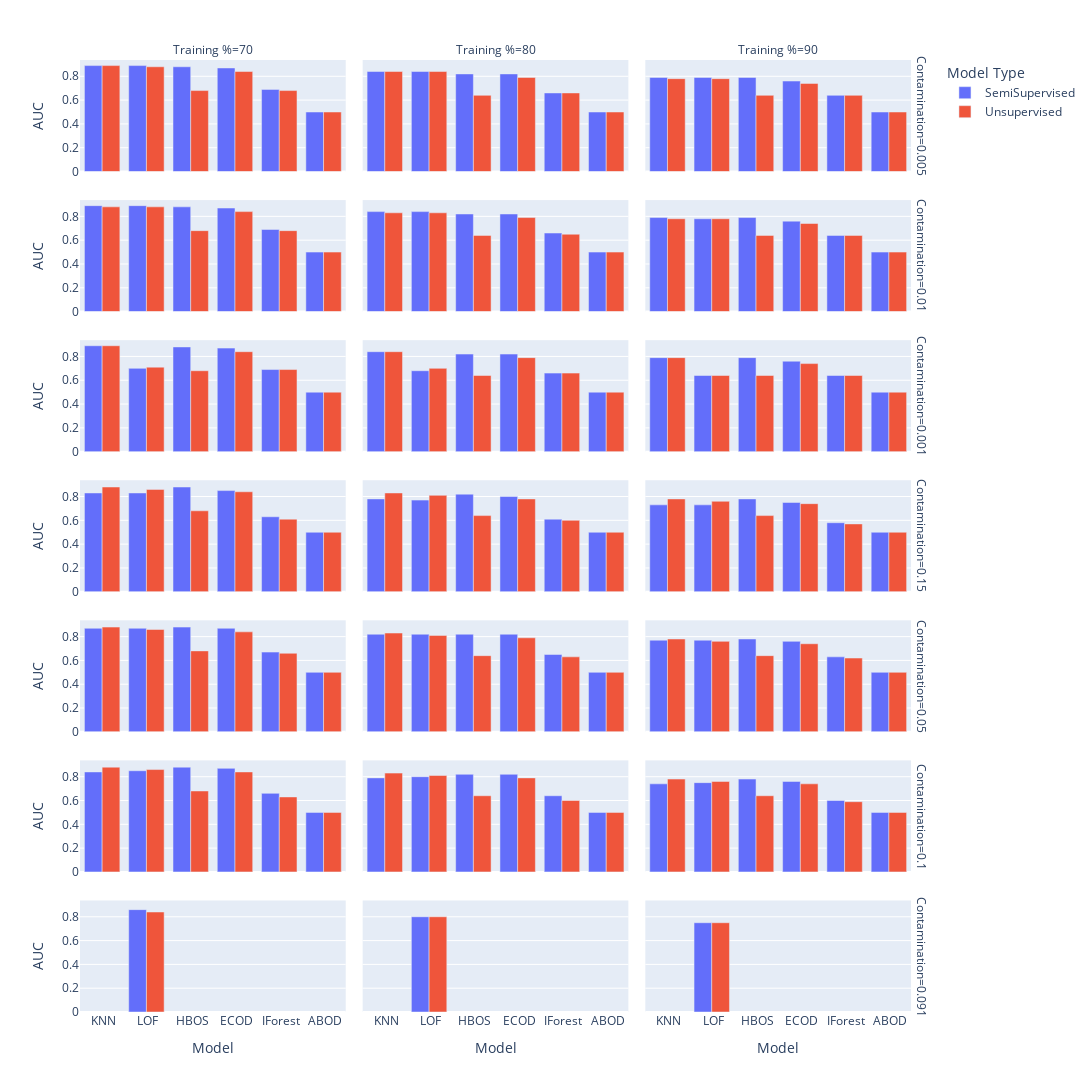

The notebook cell this image was saved under:
### Code cell
import plotly.express as px
df = results_total.copy()
df = df.reset_index(drop=True)
df = df[df['Variable'] == 'AC_Power_B (KW) ']
df = df.loc[df.groupby(['Variable','Model', 'Model Type','Training %','Contamination']).AUC.idxmax().values,:].sort_values(by='AUC', ascending = False)
fig = px.bar(df, x="Model", y="AUC", color="Model Type", barmode="group",facet_row="Contamination", facet_col="Training %",width=2000, height=2000)
fig.show()

### Figure 1 — Plotly figure (JSON) as saved in the notebook; plotly's stock layout.template omitted (floating-point values rounded to 4 significant figures)
{"data": [{"alignmentgroup": "True", "hovertemplate": "Model Type=SemiSupervised<br>Contamination=0.005<br>Training %=70<br>Model=%{x}<br>AUC=%{y}<extra></extra>", "legendgroup": "SemiSupervised", "marker": {"color": "#636efa", "pattern": {"shape": ""}}, "name": "SemiSupervised", "offsetgroup": "SemiSupervised", "orientation": "v", "showlegend": true, "textposition": "auto", "type": "bar", "x": [" KNN", " LOF", " HBOS", " ECOD", " IForest", " ABOD"], "xaxis": "x19", "y": [0.89, 0.89, 0.88, 0.87, 0.69, 0.5], "yaxis": "y19"}, {"alignmentgroup": "True", "hovertemplate": "Model Type=SemiSupervised<br>Contamination=0.005<br>Training %=80<br>Model=%{x}<br>AUC=%{y}<extra></extra>", "legendgroup": "SemiSupervised", "marker": {"color": "#636efa", "pattern": {"shape": ""}}, "name": "SemiSupervised", "offsetgroup": "SemiSupervised", "orientation": "v", "showlegend": false, "textposition": "auto", "type": "bar", "x": [" KNN", " LOF", " HBOS", " ECOD", " IForest", " ABOD"], "xaxis": "x20", "y": [0.84, 0.84, 0.82, 0.82, 0.66, 0.5], "yaxis": "y20"}, {"alignmentgroup": "True", "hovertemplate": "Model Type=SemiSupervised<br>Contamination=0.005<br>Training %=90<br>Model=%{x}<br>AUC=%{y}<extra></extra>", "legendgroup": "SemiSupervised", "marker": {"color": "#636efa", "pattern": {"shape": ""}}, "name": "SemiSupervised", "offsetgroup": "SemiSupervised", "orientation": "v", "showlegend": false, "textposition": "auto", "type": "bar", "x": [" KNN", " LOF", " HBOS", " ECOD", " IForest", " ABOD"], "xaxis": "x21", "y": [0.79, 0.79, 0.79, 0.76, 0.64, 0.5], "yaxis": "y21"}, {"alignmentgroup": "True", "hovertemplate": "Model Type=SemiSupervised<br>Contamination=0.01<br>Training %=70<br>Model=%{x}<br>AUC=%{y}<extra></extra>", "legendgroup": "SemiSupervised", "marker": {"color": "#636efa", "pattern": {"shape": ""}}, "name": "SemiSupervised", "offsetgroup": "SemiSupervised", "orientation": "v", "showlegend": false, "textposition": "auto", "type": "bar", "x": [" KNN", " LOF", " HBOS", " ECOD", " IForest", " ABOD"], "xaxis": "x16", "y": [0.89, 0.89, 0.88, 0.87, 0.69, 0.5], "yaxis": "y16"}, {"alignmentgroup": "True", "hovertemplate": "Model Type=SemiSupervised<br>Contamination=0.01<br>Training %=80<br>Model=%{x}<br>AUC=%{y}<extra></extra>", "legendgroup": "SemiSupervised", "marker": {"color": "#636efa", "pattern": {"shape": ""}}, "name": "SemiSupervised", "offsetgroup": "SemiSupervised", "orientation": "v", "showlegend": false, "textposition": "auto", "type": "bar", "x": [" KNN", " LOF", " HBOS", " ECOD", " IForest", " ABOD"], "xaxis": "x17", "y": [0.84, 0.84, 0.82, 0.82, 0.66, 0.5], "yaxis": "y17"}, {"alignmentgroup": "True", "hovertemplate": "Model Type=SemiSupervised<br>Contamination=0.01<br>Training %=90<br>Model=%{x}<br>AUC=%{y}<extra></extra>", "legendgroup": "SemiSupervised", "marker": {"color": "#636efa", "pattern": {"shape": ""}}, "name": "SemiSupervised", "offsetgroup": "SemiSupervised", "orientation": "v", "showlegend": false, "textposition": "auto", "type": "bar", "x": [" HBOS", " KNN", " LOF", " ECOD", " IForest", " ABOD"], "xaxis": "x18", "y": [0.79, 0.79, 0.78, 0.76, 0.64, 0.5], "yaxis": "y18"}, {"alignmentgroup": "True", "hovertemplate": "Model Type=SemiSupervised<br>Contamination=0.001<br>Training %=70<br>Model=%{x}<br>AUC=%{y}<extra></extra>", "legendgroup": "SemiSupervised", "marker": {"color": "#636efa", "pattern": {"shape": ""}}, "name": "SemiSupervised", "offsetgroup": "SemiSupervised", "orientation": "v", "showlegend": false, "textposition": "auto", "type": "bar", "x": [" KNN", " HBOS", " ECOD", " LOF", " IForest", " ABOD"], "xaxis": "x13", "y": [0.89, 0.88, 0.87, 0.7, 0.69, 0.5], "yaxis": "y13"}, {"alignmentgroup": "True", "hovertemplate": "Model Type=SemiSupervised<br>Contamination=0.001<br>Training %=80<br>Model=%{x}<br>AUC=%{y}<extra></extra>", "legendgroup": "SemiSupervised", "marker": {"color": "#636efa", "pattern": {"shape": ""}}, "name": "SemiSupervised", "offsetgroup": "SemiSupervised", "orientation": "v", "showlegend": false, "textposition": "auto", "type": "bar", "x": [" KNN", " HBOS", " ECOD", " LOF", " IForest", " ABOD"], "xaxis": "x14", "y": [0.84, 0.82, 0.82, 0.68, 0.66, 0.5], "yaxis": "y14"}, {"alignmentgroup": "True", "hovertemplate": "Model Type=SemiSupervised<br>Contamination=0.001<br>Training %=90<br>Model=%{x}<br>AUC=%{y}<extra></extra>", "legendgroup": "SemiSupervised", "marker": {"color": "#636efa", "pattern": {"shape": ""}}, "name": "SemiSupervised", "offsetgroup": "SemiSupervised", "orientation": "v", "showlegend": false, "textposition": "auto", "type": "bar", "x": [" HBOS", " KNN", " ECOD", " LOF", " IForest", " ABOD"], "xaxis": "x15", "y": [0.79, 0.79, 0.76, 0.64, 0.64, 0.5], "yaxis": "y15"}, {"alignmentgroup": "True", "hovertemplate": "Model Type=SemiSupervised<br>Contamination=0.15<br>Training %=70<br>Model=%{x}<br>AUC=%{y}<extra></extra>", "legendgroup": "SemiSupervised", "marker": {"color": "#636efa", "pattern": {"shape": ""}}, "name": "SemiSupervised", "offsetgroup": "SemiSupervised", "orientation": "v", "showlegend": false, "textposition": "auto", "type": "bar", "x": [" HBOS", " ECOD", " KNN", " LOF", " IForest", " ABOD"], "xaxis": "x10", "y": [0.88, 0.85, 0.83, 0.83, 0.63, 0.5], "yaxis": "y10"}, {"alignmentgroup": "True", "hovertemplate": "Model Type=SemiSupervised<br>Contamination=0.15<br>Training %=80<br>Model=%{x}<br>AUC=%{y}<extra></extra>", "legendgroup": "SemiSupervised", "marker": {"color": "#636efa", "pattern": {"shape": ""}}, "name": "SemiSupervised", "offsetgroup": "SemiSupervised", "orientation": "v", "showlegend": false, "textposition": "auto", "type": "bar", "x": [" HBOS", " ECOD", " KNN", " LOF", " IForest", " ABOD"], "xaxis": "x11", "y": [0.82, 0.8, 0.78, 0.77, 0.61, 0.5], "yaxis": "y11"}, {"alignmentgroup": "True", "hovertemplate": "Model Type=SemiSupervised<br>Contamination=0.15<br>Training %=90<br>Model=%{x}<br>AUC=%{y}<extra></extra>", "legendgroup": "SemiSupervised", "marker": {"color": "#636efa", "pattern": {"shape": ""}}, "name": "SemiSupervised", "offsetgroup": "SemiSupervised", "orientation": "v", "showlegend": false, "textposition": "auto", "type": "bar", "x": [" HBOS", " ECOD", " KNN", " LOF", " IForest", " ABOD"], "xaxis": "x12", "y": [0.78, 0.75, 0.73, 0.73, 0.58, 0.5], "yaxis": "y12"}, {"alignmentgroup": "True", "hovertemplate": "Model Type=SemiSupervised<br>Contamination=0.05<br>Training %=70<br>Model=%{x}<br>AUC=%{y}<extra></extra>", "legendgroup": "SemiSupervised", "marker": {"color": "#636efa", "pattern": {"shape": ""}}, "name": "SemiSupervised", "offsetgroup": "SemiSupervised", "orientation": "v", "showlegend": false, "textposition": "auto", "type": "bar", "x": [" HBOS", " KNN", " LOF", " ECOD", " IForest", " ABOD"], "xaxis": "x7", "y": [0.88, 0.87, 0.87, 0.87, 0.67, 0.5], "yaxis": "y7"}, {"alignmentgroup": "True", "hovertemplate": "Model Type=SemiSupervised<br>Contamination=0.05<br>Training %=80<br>Model=%{x}<br>AUC=%{y}<extra></extra>", "legendgroup": "SemiSupervised", "marker": {"color": "#636efa", "pattern": {"shape": ""}}, "name": "SemiSupervised", "offsetgroup": "SemiSupervised", "orientation": "v", "showlegend": false, "textposition": "auto", "type": "bar", "x": [" LOF", " ECOD", " KNN", " HBOS", " IForest", " ABOD"], "xaxis": "x8", "y": [0.82, 0.82, 0.82, 0.82, 0.65, 0.5], "yaxis": "y8"}, {"alignmentgroup": "True", "hovertemplate": "Model Type=SemiSupervised<br>Contamination=0.05<br>Training %=90<br>Model=%{x}<br>AUC=%{y}<extra></extra>", "legendgroup": "SemiSupervised", "marker": {"color": "#636efa", "pattern": {"shape": ""}}, "name": "SemiSupervised", "offsetgroup": "SemiSupervised", "orientation": "v", "showlegend": false, "textposition": "auto", "type": "bar", "x": [" HBOS", " LOF", " KNN", " ECOD", " IForest", " ABOD"], "xaxis": "x9", "y": [0.78, 0.77, 0.77, 0.76, 0.63, 0.5], "yaxis": "y9"}, {"alignmentgroup": "True", "hovertemplate": "Model Type=SemiSupervised<br>Contamination=0.1<br>Training %=70<br>Model=%{x}<br>AUC=%{y}<extra></extra>", "legendgroup": "SemiSupervised", "marker": {"color": "#636efa", "pattern": {"shape": ""}}, "name": "SemiSupervised", "offsetgroup": "SemiSupervised", "orientation": "v", "showlegend": false, "textposition": "auto", "type": "bar", "x": [" HBOS", " ECOD", " LOF", " KNN", " IForest", " ABOD"], "xaxis": "x4", "y": [0.88, 0.87, 0.85, 0.84, 0.66, 0.5], "yaxis": "y4"}, {"alignmentgroup": "True", "hovertemplate": "Model Type=SemiSupervised<br>Contamination=0.1<br>Training %=80<br>Model=%{x}<br>AUC=%{y}<extra></extra>", "legendgroup": "SemiSupervised", "marker": {"color": "#636efa", "pattern": {"shape": ""}}, "name": "SemiSupervised", "offsetgroup": "SemiSupervised", "orientation": "v", "showlegend": false, "textposition": "auto", "type": "bar", "x": [" HBOS", " ECOD", " LOF", " KNN", " IForest", " ABOD"], "xaxis": "x5", "y": [0.82, 0.82, 0.8, 0.79, 0.64, 0.5], "yaxis": "y5"}, {"alignmentgroup": "True", "hovertemplate": "Model Type=SemiSupervised<br>Contamination=0.1<br>Training %=90<br>Model=%{x}<br>AUC=%{y}<extra></extra>", "legendgroup": "SemiSupervised", "marker": {"color": "#636efa", "pattern": {"shape": ""}}, "name": "SemiSupervised", "offsetgroup": "SemiSupervised", "orientation": "v", "showlegend": false, "textposition": "auto", "type": "bar", "x": [" HBOS", " ECOD", " LOF", " KNN", " IForest", " ABOD"], "xaxis": "x6", "y": [0.78, 0.76, 0.75, 0.74, 0.6, 0.5], "yaxis": "y6"}, {"alignmentgroup": "True", "hovertemplate": "Model Type=SemiSupervised<br>Contamination=0.091<br>Training %=70<br>Model=%{x}<br>AUC=%{y}<extra></extra>", "legendgroup": "SemiSupervised", "marker": {"color": "#636efa", "pattern": {"shape": ""}}, "name": "SemiSupervised", "offsetgroup": "SemiSupervised", "orientation": "v", "showlegend": false, "textposition": "auto", "type": "bar", "x": [" LOF"], "xaxis": "x", "y": [0.86], "yaxis": "y"}, {"alignmentgroup": "True", "hovertemplate": "Model Type=SemiSupervised<br>Contamination=0.091<br>Training %=80<br>Model=%{x}<br>AUC=%{y}<extra></extra>", "legendgroup": "SemiSupervised", "marker": {"color": "#636efa", "pattern": {"shape": ""}}, "name": "SemiSupervised", "offsetgroup": "SemiSupervised", "orientation": "v", "showlegend": false, "textposition": "auto", "type": "bar", "x": [" LOF"], "xaxis": "x2", "y": [0.8], "yaxis": "y2"}, {"alignmentgroup": "True", "hovertemplate": "Model Type=SemiSupervised<br>Contamination=0.091<br>Training %=90<br>Model=%{x}<br>AUC=%{y}<extra></extra>", "legendgroup": "SemiSupervised", "marker": {"color": "#636efa", "pattern": {"shape": ""}}, "name": "SemiSupervised", "offsetgroup": "SemiSupervised", "orientation": "v", "showlegend": false, "textposition": "auto", "type": "bar", "x": [" LOF"], "xaxis": "x3", "y": [0.75], "yaxis": "y3"}, {"alignmentgroup": "True", "hovertemplate": "Model Type=Unsupervised<br>Contamination=0.005<br>Training %=70<br>Model=%{x}<br>AUC=%{y}<extra></extra>", "legendgroup": "Unsupervised", "marker": {"color": "#EF553B", "pattern": {"shape": ""}}, "name": "Unsupervised", "offsetgroup": "Unsupervised", "orientation": "v", "showlegend": true, "textposition": "auto", "type": "bar", "x": [" KNN", " LOF", " ECOD", " HBOS", " IForest", " ABOD"], "xaxis": "x19", "y": [0.89, 0.88, 0.84, 0.68, 0.68, 0.5], "yaxis": "y19"}, {"alignmentgroup": "True", "hovertemplate": "Model Type=Unsupervised<br>Contamination=0.005<br>Training %=80<br>Model=%{x}<br>AUC=%{y}<extra></extra>", "legendgroup": "Unsupervised", "marker": {"color": "#EF553B", "pattern": {"shape": ""}}, "name": "Unsupervised", "offsetgroup": "Unsupervised", "orientation": "v", "showlegend": false, "textposition": "auto", "type": "bar", "x": [" KNN", " LOF", " ECOD", " IForest", " HBOS", " ABOD"], "xaxis": "x20", "y": [0.84, 0.84, 0.79, 0.66, 0.64, 0.5], "yaxis": "y20"}, {"alignmentgroup": "True", "hovertemplate": "Model Type=Unsupervised<br>Contamination=0.005<br>Training %=90<br>Model=%{x}<br>AUC=%{y}<extra></extra>", "legendgroup": "Unsupervised", "marker": {"color": "#EF553B", "pattern": {"shape": ""}}, "name": "Unsupervised", "offsetgroup": "Unsupervised", "orientation": "v", "showlegend": false, "textposition": "auto", "type": "bar", "x": [" KNN", " LOF", " ECOD", " HBOS", " IForest", " ABOD"], "xaxis": "x21", "y": [0.78, 0.78, 0.74, 0.64, 0.64, 0.5], "yaxis": "y21"}, {"alignmentgroup": "True", "hovertemplate": "Model Type=Unsupervised<br>Contamination=0.01<br>Training %=70<br>Model=%{x}<br>AUC=%{y}<extra></extra>", "legendgroup": "Unsupervised", "marker": {"color": "#EF553B", "pattern": {"shape": ""}}, "name": "Unsupervised", "offsetgroup": "Unsupervised", "orientation": "v", "showlegend": false, "textposition": "auto", "type": "bar", "x": [" KNN", " LOF", " ECOD", " IForest", " HBOS", " ABOD"], "xaxis": "x16", "y": [0.88, 0.88, 0.84, 0.68, 0.68, 0.5], "yaxis": "y16"}, {"alignmentgroup": "True", "hovertemplate": "Model Type=Unsupervised<br>Contamination=0.01<br>Training %=80<br>Model=%{x}<br>AUC=%{y}<extra></extra>", "legendgroup": "Unsupervised", "marker": {"color": "#EF553B", "pattern": {"shape": ""}}, "name": "Unsupervised", "offsetgroup": "Unsupervised", "orientation": "v", "showlegend": false, "textposition": "auto", "type": "bar", "x": [" LOF", " KNN", " ECOD", " IForest", " HBOS", " ABOD"], "xaxis": "x17", "y": [0.83, 0.83, 0.79, 0.65, 0.64, 0.5], "yaxis": "y17"}, {"alignmentgroup": "True", "hovertemplate": "Model Type=Unsupervised<br>Contamination=0.01<br>Training %=90<br>Model=%{x}<br>AUC=%{y}<extra></extra>", "legendgroup": "Unsupervised", "marker": {"color": "#EF553B", "pattern": {"shape": ""}}, "name": "Unsupervised", "offsetgroup": "Unsupervised", "orientation": "v", "showlegend": false, "textposition": "auto", "type": "bar", "x": [" KNN", " LOF", " ECOD", " HBOS", " IForest", " ABOD"], "xaxis": "x18", "y": [0.78, 0.78, 0.74, 0.64, 0.64, 0.5], "yaxis": "y18"}, {"alignmentgroup": "True", "hovertemplate": "Model Type=Unsupervised<br>Contamination=0.001<br>Training %=70<br>Model=%{x}<br>AUC=%{y}<extra></extra>", "legendgroup": "Unsupervised", "marker": {"color": "#EF553B", "pattern": {"shape": ""}}, "name": "Unsupervised", "offsetgroup": "Unsupervised", "orientation": "v", "showlegend": false, "textposition": "auto", "type": "bar", "x": [" KNN", " ECOD", " LOF", " IForest", " HBOS", " ABOD"], "xaxis": "x13", "y": [0.89, 0.84, 0.71, 0.69, 0.68, 0.5], "yaxis": "y13"}, {"alignmentgroup": "True", "hovertemplate": "Model Type=Unsupervised<br>Contamination=0.001<br>Training %=80<br>Model=%{x}<br>AUC=%{y}<extra></extra>", "legendgroup": "Unsupervised", "marker": {"color": "#EF553B", "pattern": {"shape": ""}}, "name": "Unsupervised", "offsetgroup": "Unsupervised", "orientation": "v", "showlegend": false, "textposition": "auto", "type": "bar", "x": [" KNN", " ECOD", " LOF", " IForest", " HBOS", " ABOD"], "xaxis": "x14", "y": [0.84, 0.79, 0.7, 0.66, 0.64, 0.5], "yaxis": "y14"}, {"alignmentgroup": "True", "hovertemplate": "Model Type=Unsupervised<br>Contamination=0.001<br>Training %=90<br>Model=%{x}<br>AUC=%{y}<extra></extra>", "legendgroup": "Unsupervised", "marker": {"color": "#EF553B", "pattern": {"shape": ""}}, "name": "Unsupervised", "offsetgroup": "Unsupervised", "orientation": "v", "showlegend": false, "textposition": "auto", "type": "bar", "x": [" KNN", " ECOD", " HBOS", " LOF", " IForest", " ABOD"], "xaxis": "x15", "y": [0.79, 0.74, 0.64, 0.64, 0.64, 0.5], "yaxis": "y15"}, {"alignmentgroup": "True", "hovertemplate": "Model Type=Unsupervised<br>Contamination=0.15<br>Training %=70<br>Model=%{x}<br>AUC=%{y}<extra></extra>", "legendgroup": "Unsupervised", "marker": {"color": "#EF553B", "pattern": {"shape": ""}}, "name": "Unsupervised", "offsetgroup": "Unsupervised", "orientation": "v", "showlegend": false, "textposition": "auto", "type": "bar", "x": [" KNN", " LOF", " ECOD", " HBOS", " IForest", " ABOD"], "xaxis": "x10", "y": [0.88, 0.86, 0.84, 0.68, 0.61, 0.5], "yaxis": "y10"}, {"alignmentgroup": "True", "hovertemplate": "Model Type=Unsupervised<br>Contamination=0.15<br>Training %=80<br>Model=%{x}<br>AUC=%{y}<extra></extra>", "legendgroup": "Unsupervised", "marker": {"color": "#EF553B", "pattern": {"shape": ""}}, "name": "Unsupervised", "offsetgroup": "Unsupervised", "orientation": "v", "showlegend": false, "textposition": "auto", "type": "bar", "x": [" KNN", " LOF", " ECOD", " HBOS", " IForest", " ABOD"], "xaxis": "x11", "y": [0.83, 0.81, 0.78, 0.64, 0.6, 0.5], "yaxis": "y11"}, {"alignmentgroup": "True", "hovertemplate": "Model Type=Unsupervised<br>Contamination=0.15<br>Training %=90<br>Model=%{x}<br>AUC=%{y}<extra></extra>", "legendgroup": "Unsupervised", "marker": {"color": "#EF553B", "pattern": {"shape": ""}}, "name": "Unsupervised", "offsetgroup": "Unsupervised", "orientation": "v", "showlegend": false, "textposition": "auto", "type": "bar", "x": [" KNN", " LOF", " ECOD", " HBOS", " IForest", " ABOD"], "xaxis": "x12", "y": [0.78, 0.76, 0.74, 0.64, 0.57, 0.5], "yaxis": "y12"}, {"alignmentgroup": "True", "hovertemplate": "Model Type=Unsupervised<br>Contamination=0.05<br>Training %=70<br>Model=%{x}<br>AUC=%{y}<extra></extra>", "legendgroup": "Unsupervised", "marker": {"color": "#EF553B", "pattern": {"shape": ""}}, "name": "Unsupervised", "offsetgroup": "Unsupervised", "orientation": "v", "showlegend": false, "textposition": "auto", "type": "bar", "x": [" KNN", " LOF", " ECOD", " HBOS", " IForest", " ABOD"], "xaxis": "x7", "y": [0.88, 0.86, 0.84, 0.68, 0.66, 0.5], "yaxis": "y7"}, {"alignmentgroup": "True", "hovertemplate": "Model Type=Unsupervised<br>Contamination=0.05<br>Training %=80<br>Model=%{x}<br>AUC=%{y}<extra></extra>", "legendgroup": "Unsupervised", "marker": {"color": "#EF553B", "pattern": {"shape": ""}}, "name": "Unsupervised", "offsetgroup": "Unsupervised", "orientation": "v", "showlegend": false, "textposition": "auto", "type": "bar", "x": [" KNN", " LOF", " ECOD", " HBOS", " IForest", " ABOD"], "xaxis": "x8", "y": [0.83, 0.81, 0.79, 0.64, 0.63, 0.5], "yaxis": "y8"}, {"alignmentgroup": "True", "hovertemplate": "Model Type=Unsupervised<br>Contamination=0.05<br>Training %=90<br>Model=%{x}<br>AUC=%{y}<extra></extra>", "legendgroup": "Unsupervised", "marker": {"color": "#EF553B", "pattern": {"shape": ""}}, "name": "Unsupervised", "offsetgroup": "Unsupervised", "orientation": "v", "showlegend": false, "textposition": "auto", "type": "bar", "x": [" KNN", " LOF", " ECOD", " HBOS", " IForest", " ABOD"], "xaxis": "x9", "y": [0.78, 0.76, 0.74, 0.64, 0.62, 0.5], "yaxis": "y9"}, {"alignmentgroup": "True", "hovertemplate": "Model Type=Unsupervised<br>Contamination=0.1<br>Training %=70<br>Model=%{x}<br>AUC=%{y}<extra></extra>", "legendgroup": "Unsupervised", "marker": {"color": "#EF553B", "pattern": {"shape": ""}}, "name": "Unsupervised", "offsetgroup": "Unsupervised", "orientation": "v", "showlegend": false, "textposition": "auto", "type": "bar", "x": [" KNN", " LOF", " ECOD", " HBOS", " IForest", " ABOD"], "xaxis": "x4", "y": [0.88, 0.86, 0.84, 0.68, 0.63, 0.5], "yaxis": "y4"}, {"alignmentgroup": "True", "hovertemplate": "Model Type=Unsupervised<br>Contamination=0.1<br>Training %=80<br>Model=%{x}<br>AUC=%{y}<extra></extra>", "legendgroup": "Unsupervised", "marker": {"color": "#EF553B", "pattern": {"shape": ""}}, "name": "Unsupervised", "offsetgroup": "Unsupervised", "orientation": "v", "showlegend": false, "textposition": "auto", "type": "bar", "x": [" KNN", " LOF", " ECOD", " HBOS", " IForest", " ABOD"], "xaxis": "x5", "y": [0.83, 0.81, 0.79, 0.64, 0.6, 0.5], "yaxis": "y5"}, {"alignmentgroup": "True", "hovertemplate": "Model Type=Unsupervised<br>Contamination=0.1<br>Training %=90<br>Model=%{x}<br>AUC=%{y}<extra></extra>", "legendgroup": "Unsupervised", "marker": {"color": "#EF553B", "pattern": {"shape": ""}}, "name": "Unsupervised", "offsetgroup": "Unsupervised", "orientation": "v", "showlegend": false, "textposition": "auto", "type": "bar", "x": [" KNN", " LOF", " ECOD", " HBOS", " IForest", " ABOD"], "xaxis": "x6", "y": [0.78, 0.76, 0.74, 0.64, 0.59, 0.5], "yaxis": "y6"}, {"alignmentgroup": "True", "hovertemplate": "Model Type=Unsupervised<br>Contamination=0.091<br>Training %=70<br>Model=%{x}<br>AUC=%{y}<extra></extra>", "legendgroup": "Unsupervised", "marker": {"color": "#EF553B", "pattern": {"shape": ""}}, "name": "Unsupervised", "offsetgroup": "Unsupervised", "orientation": "v", "showlegend": false, "textposition": "auto", "type": "bar", "x": [" LOF"], "xaxis": "x", "y": [0.84], "yaxis": "y"}, {"alignmentgroup": "True", "hovertemplate": "Model Type=Unsupervised<br>Contamination=0.091<br>Training %=80<br>Model=%{x}<br>AUC=%{y}<extra></extra>", "legendgroup": "Unsupervised", "marker": {"color": "#EF553B", "pattern": {"shape": ""}}, "name": "Unsupervised", "offsetgroup": "Unsupervised", "orientation": "v", "showlegend": false, "textposition": "auto", "type": "bar", "x": [" LOF"], "xaxis": "x2", "y": [0.8], "yaxis": "y2"}, {"alignmentgroup": "True", "hovertemplate": "Model Type=Unsupervised<br>Contamination=0.091<br>Training %=90<br>Model=%{x}<br>AUC=%{y}<extra></extra>", "legendgroup": "Unsupervised", "marker": {"color": "#EF553B", "pattern": {"shape": ""}}, "name": "Unsupervised", "offsetgroup": "Unsupervised", "orientation": "v", "showlegend": false, "textposition": "auto", "type": "bar", "x": [" LOF"], "xaxis": "x3", "y": [0.75], "yaxis": "y3"}], "layout": {"annotations": [{"font": {}, "showarrow": false, "text": "Training %=70", "x": 0.1567, "xanchor": "center", "xref": "paper", "y": 1.0, "yanchor": "bottom", "yref": "paper"}, {"font": {}, "showarrow": false, "text": "Training %=80", "x": 0.49, "xanchor": "center", "xref": "paper", "y": 1.0, "yanchor": "bottom", "yref": "paper"}, {"font": {}, "showarrow": false, "text": "Training %=90", "x": 0.8233, "xanchor": "center", "xref": "paper", "y": 1.0, "yanchor": "bottom", "yref": "paper"}, {"font": {}, "showarrow": false, "text": "Contamination=0.091", "textangle": 90, "x": 0.98, "xanchor": "left", "xref": "paper", "y": 0.05857, "yanchor": "middle", "yref": "paper"}, {"font": {}, "showarrow": false, "text": "Contamination=0.1", "textangle": 90, "x": 0.98, "xanchor": "left", "xref": "paper", "y": 0.2057, "yanchor": "middle", "yref": "paper"}, {"font": {}, "showarrow": false, "text": "Contamination=0.05", "textangle": 90, "x": 0.98, "xanchor": "left", "xref": "paper", "y": 0.3529, "yanchor": "middle", "yref": "paper"}, {"font": {}, "showarrow": false, "text": "Contamination=0.15", "textangle": 90, "x": 0.98, "xanchor": "left", "xref": "paper", "y": 0.5, "yanchor": "middle", "yref": "paper"}, {"font": {}, "showarrow": false, "text": "Contamination=0.001", "textangle": 90, "x": 0.98, "xanchor": "left", "xref": "paper", "y": 0.6471, "yanchor": "middle", "yref": "paper"}, {"font": {}, "showarrow": false, "text": "Contamination=0.01", "textangle": 90, "x": 0.98, "xanchor": "left", "xref": "paper", "y": 0.7943, "yanchor": "middle", "yref": "paper"}, {"font": {}, "showarrow": false, "text": "Contamination=0.005", "textangle": 90, "x": 0.98, "xanchor": "left", "xref": "paper", "y": 0.9414, "yanchor": "middle", "yref": "paper"}], "barmode": "group", "height": 2000, "legend": {"title": {"text": "Model Type"}, "tracegroupgap": 0}, "margin": {"t": 60}, "width": 2000, "xaxis": {"anchor": "y", "domain": [0, 0.3133], "title": {"text": "Model"}}, "xaxis10": {"anchor": "y10", "domain": [0, 0.3133], "matches": "x", "showticklabels": false}, "xaxis11": {"anchor": "y11", "domain": [0.3333, 0.6467], "matches": "x", "showticklabels": false}, "xaxis12": {"anchor": "y12", "domain": [0.6667, 0.98], "matches": "x", "showticklabels": false}, "xaxis13": {"anchor": "y13", "domain": [0, 0.3133], "matches": "x", "showticklabels": false}, "xaxis14": {"anchor": "y14", "domain": [0.3333, 0.6467], "matches": "x", "showticklabels": false}, "xaxis15": {"anchor": "y15", "domain": [0.6667, 0.98], "matches": "x", "showticklabels": false}, "xaxis16": {"anchor": "y16", "domain": [0, 0.3133], "matches": "x", "showticklabels": false}, "xaxis17": {"anchor": "y17", "domain": [0.3333, 0.6467], "matches": "x", "showticklabels": false}, "xaxis18": {"anchor": "y18", "domain": [0.6667, 0.98], "matches": "x", "showticklabels": false}, "xaxis19": {"anchor": "y19", "domain": [0, 0.3133], "matches": "x", "showticklabels": false}, "xaxis2": {"anchor": "y2", "domain": [0.3333, 0.6467], "matches": "x", "title": {"text": "Model"}}, "xaxis20": {"anchor": "y20", "domain": [0.3333, 0.6467], "matches": "x", "showticklabels": false}, "xaxis21": {"anchor": "y21", "domain": [0.6667, 0.98], "matches": "x", "showticklabels": false}, "xaxis3": {"anchor": "y3", "domain": [0.6667, 0.98], "matches": "x", "title": {"text": "Model"}}, "xaxis4": {"anchor": "y4", "domain": [0, 0.3133], "matches": "x", "showticklabels": false}, "xaxis5": {"anchor": "y5", "domain": [0.3333, 0.6467], "matches": "x", "showticklabels": false}, "xaxis6": {"anchor": "y6", "domain": [0.6667, 0.98], "matches": "x", "showticklabels": false}, "xaxis7": {"anchor": "y7", "domain": [0, 0.3133], "matches": "x", "showticklabels": false}, "xaxis8": {"anchor": "y8", "domain": [0.3333, 0.6467], "matches": "x", "showticklabels": false}, "xaxis9": {"anchor": "y9", "domain": [0.6667, 0.98], "matches": "x", "showticklabels": false}, "yaxis": {"anchor": "x", "domain": [0, 0.1171], "title": {"text": "AUC"}}, "yaxis10": {"anchor": "x10", "domain": [0.4414, 0.5586], "matches": "y", "title": {"text": "AUC"}}, "yaxis11": {"anchor": "x11", "domain": [0.4414, 0.5586], "matches": "y", "showticklabels": false}, "yaxis12": {"anchor": "x12", "domain": [0.4414, 0.5586], "matches": "y", "showticklabels": false}, "yaxis13": {"anchor": "x13", "domain": [0.5886, 0.7057], "matches": "y", "title": {"text": "AUC"}}, "yaxis14": {"anchor": "x14", "domain": [0.5886, 0.7057], "matches": "y", "showticklabels": false}, "yaxis15": {"anchor": "x15", "domain": [0.5886, 0.7057], "matches": "y", "showticklabels": false}, "yaxis16": {"anchor": "x16", "domain": [0.7357, 0.8529], "matches": "y", "title": {"text": "AUC"}}, "yaxis17": {"anchor": "x17", "domain": [0.7357, 0.8529], "matches": "y", "showticklabels": false}, "yaxis18": {"anchor": "x18", "domain": [0.7357, 0.8529], "matches": "y", "showticklabels": false}, "yaxis19": {"anchor": "x19", "domain": [0.8829, 1.0], "matches": "y", "title": {"text": "AUC"}}, "yaxis2": {"anchor": "x2", "domain": [0, 0.1171], "matches": "y", "showticklabels": false}, "yaxis20": {"anchor": "x20", "domain": [0.8829, 1.0], "matches": "y", "showticklabels": false}, "yaxis21": {"anchor": "x21", "domain": [0.8829, 1.0], "matches": "y", "showticklabels": false}, "yaxis3": {"anchor": "x3", "domain": [0, 0.1171], "matches": "y", "showticklabels": false}, "yaxis4": {"anchor": "x4", "domain": [0.1471, 0.2643], "matches": "y", "title": {"text": "AUC"}}, "yaxis5": {"anchor": "x5", "domain": [0.1471, 0.2643], "matches": "y", "showticklabels": false}, "yaxis6": {"anchor": "x6", "domain": [0.1471, 0.2643], "matches": "y", "showticklabels": false}, "yaxis7": {"anchor": "x7", "domain": [0.2943, 0.4114], "matches": "y", "title": {"text": "AUC"}}, "yaxis8": {"anchor": "x8", "domain": [0.2943, 0.4114], "matches": "y", "showticklabels": false}, "yaxis9": {"anchor": "x9", "domain": [0.2943, 0.4114], "matches": "y", "showticklabels": false}}}
